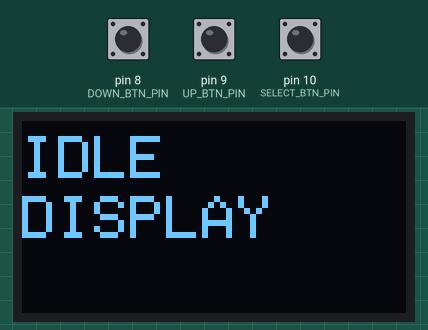
This sketch was run on a simulated Arduino Nano, built with avr-gcc and run on an emulated ATmega328P. Parts: 128×64 one-colour display. The inputs (shaded band) are chosen by the test bench; at power-on: pin 8 (DOWN_BTN_PIN) HIGH, pin 10 (SELECT_BTN_PIN) HIGH, pin 9 (UP_BTN_PIN) HIGH. What the sketch prints to the serial monitor is not drawn.

Above: at 2.2 s.
2.3 s: pin 8 (DOWN_BTN_PIN) pulled LOW for 0.15 s
At 3.5 s:
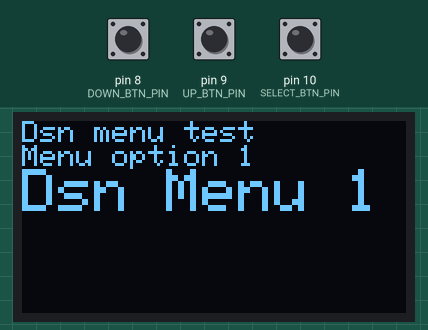
3.9 s: pin 10 (SELECT_BTN_PIN) pulled LOW for 0.15 s
At 4.8 s:
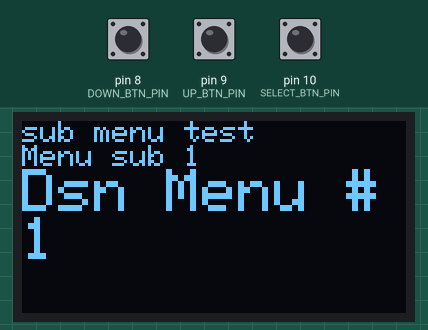
5.5 s: pin 10 (SELECT_BTN_PIN) pulled LOW for 1 s
At 6.0 s:
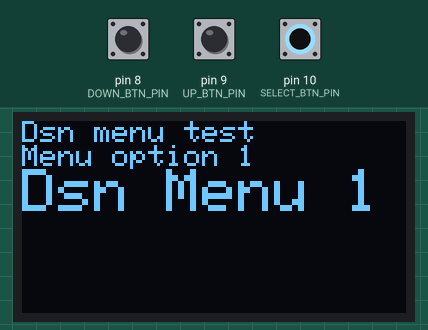
8.0 s: pin 9 (UP_BTN_PIN) pulled LOW for 0.15 s
At 9.1 s:
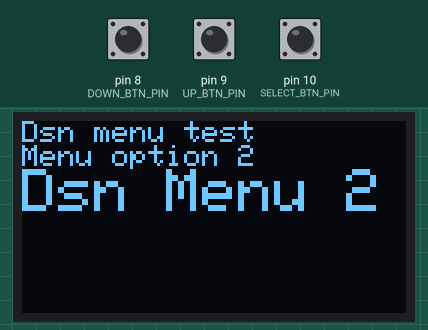
9.6 s: pin 9 (UP_BTN_PIN) pulled LOW for 1 s
At 10.3 s:
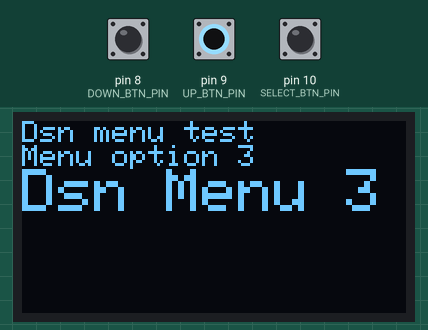
Timing chart, 0 to 12.6 s (numbered marks = the images above; inputs shaded):
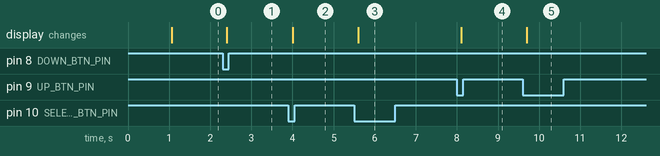

The sketch:

Menu__1.ino
```cpp
// 리팩토링 하지 않는 #1 버전가상시뮬레이터 주소 :  https://wokwi.com/projects/384152722205360129

/*
참고할 사이트
https://rottenstar.tistory.com/35
https://www.instructables.com/ARDUINO-MENU-DESIGN-With-OLED-UIUSER-INTERFACE/
https://github.com/alanesq/BasicOLEDMenu

보완 해야할 사항
1. 버튼 누를때 숫자간 한 단계씩 이동하는게 아니라 건너뛰는 현상

라이브러리 주소
1. Adafruit_SSD1306 : https://github.com/adafruit/Adafruit_SSD1306
2. Adafruit_GFX : https://github.com/adafruit/Adafruit-GFX-Library
3. ezButton : https://www.arduino.cc/reference/en/libraries/ezbutton/

하드 웨어 배선
Arduino nano Board          SSD1306_OLED_0.96inch
    VCC(5V)             <===>            5V
    GND                 <===>            GND
    A4                  <===>            SDA
    A5                  <===>            SCL
-------------------------------------------------

문서화 필요 영역
순서도 -> whimsical로 작성해 볼 것 (작성완료)

*/
#include <ezButton.h>
#include <Wire.h>
#include <Adafruit_GFX.h>
#include <Adafruit_SSD1306.h>

#define SCREEN_WIDTH 128    // OLED 디스플레이 가로폭 픽셀수
#define SCREEN_HEIGHT 64    // OLED 디스플레이 세로폭 픽셀수
#define OLED_RESET -1       // 리셋핀 설정 , -1 값은 아두이노 리셋핀과 공유
#define SCREEN_ADDRESS 0x3C /// 데이타시트와 I2C_SCANNER 예제로 주소를 찾아 적을 것
Adafruit_SSD1306 display(SCREEN_WIDTH, SCREEN_HEIGHT, &Wire, OLED_RESET);

const int SELECT_BTN_PIN = 10;
const int UP_BTN_PIN = 9;
const int DOWN_BTN_PIN = 8;
const int debounceTime = 75;
ezButton selectBtn(SELECT_BTN_PIN);
ezButton upBtn(UP_BTN_PIN);
ezButton downBtn(DOWN_BTN_PIN);

int menu = 0;
int subMenu = 0;

void setup(void)
{
  Serial.begin(9600);     // 시리얼 통신 시작
  setup_displaySSD1306(); // SSD1306 초기화 및 대기화면 함수
  setup_debounceForBtn(); // 버튼 디바운스 시간 및 카운팅 모드 호출
}

void loop(void)
{
  selectBtn.loop();
  upBtn.loop();
  downBtn.loop();

  loop_mainMenuControl(); // 메인 화면 제어 함수 호출
  loop_subMenuControl();  // 서브 화면 제어 함수 호출
  loop_backToMainMenu();  // 메인화면으로 돌아가기 위한 조건문 호출
}

// SSD1306 초기화 및 대기화면 함수
void setup_displaySSD1306(void)
{
  if (!display.begin(SSD1306_SWITCHCAPVCC, SCREEN_ADDRESS))
  {
    Serial.println(F("SSD1306 allocation failed"));
    for (;;)
      ; // Don't proceed, loop forever
  }

  // 초기화면 구성
  display.clearDisplay();
  delay(1000);
  display.setTextColor(SSD1306_WHITE);
  display.setCursor(0, 5);
  display.setTextSize(2);
  display.print("IDLE");
  display.setCursor(0, 25);
  display.print("DISPLAY");
  display.display();
}

// 버튼 디바운싱 시간 및 카운팅 모드 설정 함수
void setup_debounceForBtn(void)
{
  selectBtn.setDebounceTime(debounceTime);
  upBtn.setDebounceTime(debounceTime);
  downBtn.setDebounceTime(debounceTime);
  selectBtn.setCountMode(COUNT_FALLING);
  upBtn.setCountMode(COUNT_FALLING);
  downBtn.setCountMode(COUNT_FALLING);
}

//=================== 메인 화면 제어 조건문 =================================
void loop_mainMenuControl(void)
{
  // IDLE 화면에서 select버튼 눌러도 메인 화면으로 넘어가지 위한 제어문
  if (selectBtn.isPressed() && selectBtn.getCount() == 1 && menu == 0)
  {
    display.clearDisplay();
    display.setCursor(5, 5);
    display.print(" up OR down ");
    display.setCursor(5, 25);
    display.print(" press please ");
    display.display();
    selectBtn.resetCount();
  }

  if (upBtn.isPressed() && selectBtn.getCount() == 0)
  {
    menu++;
    if (menu > 4)
    {
      menu = 4;
    }
    Serial.print("++menu : ");
    Serial.println(menu);
    updateMenu();
  }
  else if (downBtn.isPressed() && selectBtn.getCount() == 0)
  {
    menu--;
    if (menu < 1)
    {
      menu = 1;
    }
    updateMenu();
    Serial.print("--menu : ");
    Serial.println(menu);
  }
}

//===============서브화면 이동 위한 조건문  =====================================
void loop_subMenuControl(void)
{

  if (menu == 1 && selectBtn.isPressed())
  {
    menu = 0;
    subMenu = 11;
    Serial.print("subMenu is : ");
    Serial.println(subMenu);
    updateMenu();
  }
  else if (menu == 2 && selectBtn.isPressed())
  {
    menu = 0;
    subMenu = 21;
    Serial.print("subMenu is : ");
    Serial.println(subMenu);
    updateMenu();
  }
  else if (menu == 3 && selectBtn.isPressed())
  {
    menu = 0;
    subMenu = 31;
    Serial.print("subMenu is : ");
    Serial.println(subMenu);
    updateMenu();
  }
  else if (menu == 4 && selectBtn.isPressed())
  {
    menu = 0;
    subMenu = 41;
    Serial.print("subMenu is : ");
    Serial.println(subMenu);
    updateMenu();
  }
}

//=============== 메인화면으로 돌아가기 위한 조건문 =========================================
void loop_backToMainMenu(void)
{

  if (subMenu == 11 && selectBtn.getCount() == 2)
  {
    menu = 1;
    subMenu = 0;
    Serial.print("back to menu : ");
    Serial.println(menu);
    selectBtn.resetCount();
    updateMenu();
  }
  else if (subMenu == 21 && selectBtn.getCount() == 2)
  {
    menu = 2;
    subMenu = 0;
    Serial.print("back to menu : ");
    Serial.println(menu);
    selectBtn.resetCount();
    updateMenu();
  }
  else if (subMenu == 31 && selectBtn.getCount() == 2)
  {
    menu = 3;
    subMenu = 0;
    Serial.print("back to menu : ");
    Serial.println(menu);
    selectBtn.resetCount();
    updateMenu();
  }
  else if (subMenu == 41 && selectBtn.getCount() == 2)
  {
    menu = 4;
    subMenu = 0;
    Serial.print("back to menu : ");
    Serial.println(menu);
    selectBtn.resetCount();
    updateMenu();
  }
}

void updateMenu()
{
  //  ========== 메인 화면 표시 조건문 =======================
  if (menu == 1)
  {
    display.clearDisplay();
    display.setTextSize(1);
    display.setTextColor(SSD1306_WHITE);
    display.setCursor(0, 0);
    display.println(F("Dsn menu test"));
    display.println("Menu option 1");
    display.setTextColor(SSD1306_WHITE);
    display.setTextSize(2);
    display.println("Dsn Menu 1");
    display.display();
  }
  else if (menu == 2)
  {
    display.clearDisplay();
    display.setTextSize(1);
    display.setTextColor(SSD1306_WHITE);
    display.setCursor(0, 0);
    display.println(F("Dsn menu test"));
    display.println("Menu option 2");
    display.setTextColor(SSD1306_WHITE);
    display.setTextSize(2);
    display.println("Dsn Menu 2");
    display.display();
  }
  else if (menu == 3)
  {
    display.clearDisplay();
    display.setTextSize(1);
    display.setTextColor(SSD1306_WHITE);
    display.setCursor(0, 0);
    display.println(F("Dsn menu test"));
    display.println("Menu option 3");
    display.setTextColor(SSD1306_WHITE);
    display.setTextSize(2);
    display.println("Dsn Menu 3");
    display.display();
  }
  else if (menu == 4)
  {
    display.clearDisplay();
    display.setTextSize(1);
    display.setTextColor(SSD1306_WHITE);
    display.setCursor(0, 0);
    display.println(F("Dsn menu test"));
    display.println("Menu option 4");
    display.setTextColor(SSD1306_WHITE);
    display.setTextSize(2);
    display.println("Dsn Menu 4");
    display.display();
  }

  // =========  서브메뉴 화면 표시 조건문 ==============
  if (subMenu == 11)
  {
    display.clearDisplay();
    display.setTextSize(1);
    display.setTextColor(SSD1306_WHITE);
    display.setCursor(0, 0);
    display.println(F("sub menu test"));
    display.println("Menu sub 1");
    display.setTextColor(SSD1306_WHITE);
    display.setTextSize(2);
    display.println("Dsn Menu #1");
    display.display();
  }
  else if (subMenu == 21)
  {
    display.clearDisplay();
    display.setTextSize(1);
    display.setTextColor(SSD1306_WHITE);
    display.setCursor(0, 0);
    display.println(F("sub menu test"));
    display.println("Menu sub 2");
    display.setTextColor(SSD1306_WHITE);
    display.setTextSize(2);
    display.println("Dsn Menu #2");
    display.display();
  }
  else if (subMenu == 31)
  {
    display.clearDisplay();
    display.setTextSize(1);
    display.setTextColor(SSD1306_WHITE);
    display.setCursor(0, 0);
    display.println(F("sub menu test"));
    display.println("Menu sub 3");
    display.setTextColor(SSD1306_WHITE);
    display.setTextSize(2);
    display.println("Dsn Menu #3");
    display.display();
  }
  else if (subMenu == 41)
  {
    display.clearDisplay();
    display.setTextSize(1);
    display.setTextColor(SSD1306_WHITE);
    display.setCursor(0, 0);
    display.println(F("sub menu test"));
    display.println("Menu sub 4");
    display.setTextColor(SSD1306_WHITE);
    display.setTextSize(2);
    display.println("Dsn Menu #4");
    display.display();
  }
}
```

Measured:
- after the input at 2.3 s, the display: changes after 0.10 s (image 1)
- after the input at 3.9 s, the display: changes after 0.10 s (image 2)
- after the input at 5.5 s, the display: changes after 0.10 s (image 3)
- after the input at 8.0 s, the display: changes after 0.10 s (image 4)
- after the input at 9.6 s, the display: changes after 0.11 s (image 5)
